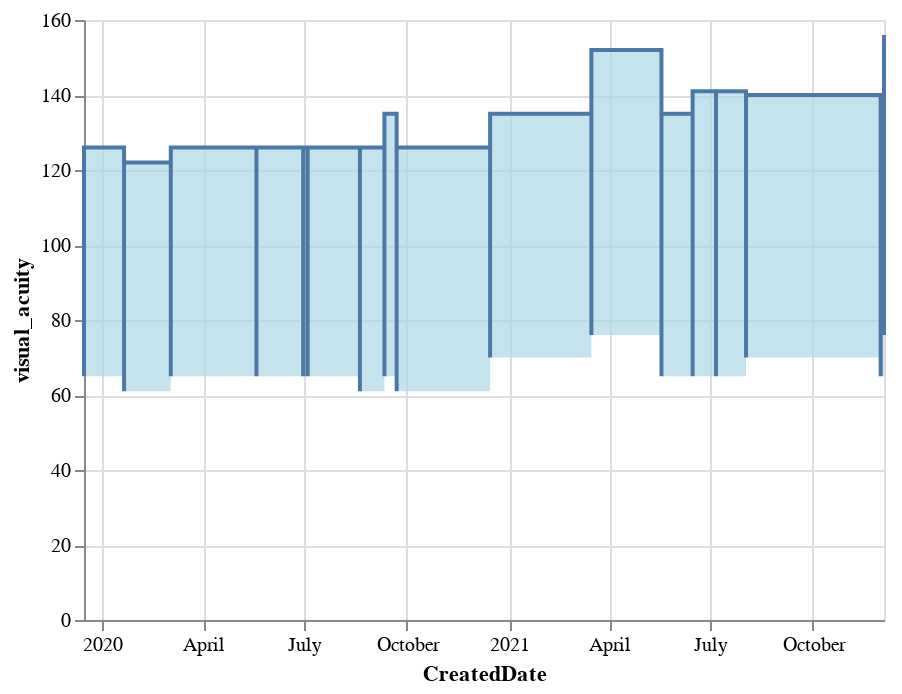

The notebook cell saved with this chart:
### Code cell
import altair as alt

source = pdf

alt.Chart(source).mark_area(
    color="lightblue",
    interpolate='step-after',
    line=True
).encode(
    x='CreatedDate',
    y='visual_acuity'
)

### Figure 1 — Vega-Lite specification as saved in the notebook (floating-point values rounded to 4 significant figures)
{"config": {"view": {"continuousWidth": 400, "continuousHeight": 300}}, "data": {"name": "data-b77340c704506f3672ad5990d6a83158"}, "mark": {"type": "area", "color": "lightblue", "interpolate": "step-after", "line": true}, "encoding": {"x": {"type": "temporal", "field": "CreatedDate"}, "y": {"type": "quantitative", "field": "visual_acuity"}}, "$schema": "https://vega.github.io/schema/vega-lite/v4.8.1.json", "datasets": {"data-b77340c704506f3672ad5990d6a83158": [{"id": "25593", "CreatedDate": "2019-12-16T00:00:00", "Laterality": "Left", "visual_acuity": 65.0, "InjToday": null, "InjNext": null, "NextInt": null}, {"id": "25593", "CreatedDate": "2019-12-16T00:00:00", "Laterality": "Right", "visual_acuity": 61.0, "InjToday": null, "InjNext": null, "NextInt": null}, {"id": "25593", "CreatedDate": "2020-01-21T00:00:00", "Laterality": "Left", "visual_acuity": 61.0, "InjToday": "Eylea", "InjNext": "Eylea", "NextInt": 4.0}, {"id": "25593", "CreatedDate": "2020-01-21T00:00:00", "Laterality": "Right", "visual_acuity": 61.0, "InjToday": "Eylea", "InjNext": "Eylea", "NextInt": 4.0}, {"id": "25593", "CreatedDate": "2020-03-03T00:00:00", "Laterality": "Left", "visual_acuity": 65.0, "InjToday": "Eylea", "InjNext": "Eylea", "NextInt": null}, {"id": "25593", "CreatedDate": "2020-03-03T00:00:00", "Laterality": "Right", "visual_acuity": 61.0, "InjToday": "Eylea", "InjNext": "Eylea", "NextInt": null}, {"id": "25593", "CreatedDate": "2020-05-19T00:00:00", "Laterality": "Left", "visual_acuity": 65.0, "InjToday": "Eylea", "InjNext": "Eylea", "NextInt": 4.0}, {"id": "25593", "CreatedDate": "2020-05-19T00:00:00", "Laterality": "Right", "visual_acuity": 61.0, "InjToday": "Eylea", "InjNext": "Eylea", "NextInt": 4.0}, {"id": "25593", "CreatedDate": "2020-06-30T00:00:00", "Laterality": "Left", "visual_acuity": 65.0, "InjToday": "Eylea", "InjNext": "Eylea", "NextInt": 6.0}, {"id": "25593", "CreatedDate": "2020-06-30T00:00:00", "Laterality": "Right", "visual_acuity": 61.0, "InjToday": "Eylea", "InjNext": "Eylea", "NextInt": 6.0}, {"id": "25593", "CreatedDate": "2020-07-04T00:00:00", "Laterality": "Left", "visual_acuity": 65.0, "InjToday": "Eylea", "InjNext": "Eylea", "NextInt": 5.0}, {"id": "25593", "CreatedDate": "2020-07-04T00:00:00", "Laterality": "Right", "visual_acuity": 61.0, "InjToday": "Eylea", "InjNext": "Eylea", "NextInt": 5.0}, {"id": "25593", "CreatedDate": "2020-08-20T00:00:00", "Laterality": "Right", "visual_acuity": 61.0, "InjToday": "Eylea", "InjNext": "Eylea", "NextInt": 4.0}, {"id": "25593", "CreatedDate": "2020-08-20T00:00:00", "Laterality": "Left", "visual_acuity": 65.0, "InjToday": "Eylea", "InjNext": "Eylea", "NextInt": 4.0}, {"id": "25593", "CreatedDate": "2020-09-11T00:00:00", "Laterality": "Right", "visual_acuity": 65.0, "InjToday": "Eylea", "InjNext": "Eylea", "NextInt": 4.0}, {"id": "25593", "CreatedDate": "2020-09-11T00:00:00", "Laterality": "Left", "visual_acuity": 70.0, "InjToday": "Eylea", "InjNext": "Eylea", "NextInt": 4.0}, {"id": "25593", "CreatedDate": "2020-09-22T00:00:00", "Laterality": "Right", "visual_acuity": 61.0, "InjToday": "Eylea", "InjNext": "Eylea", "NextInt": 4.0}, {"id": "25593", "CreatedDate": "2020-09-22T00:00:00", "Laterality": "Left", "visual_acuity": 65.0, "InjToday": "Eylea", "InjNext": "Eylea", "NextInt": 4.0}, {"id": "25593", "CreatedDate": "2020-12-15T00:00:00", "Laterality": "Left", "visual_acuity": 70.0, "InjToday": "Eylea", "InjNext": "Eylea", "NextInt": 4.0}, {"id": "25593", "CreatedDate": "2020-12-15T00:00:00", "Laterality": "Right", "visual_acuity": 65.0, "InjToday": "Eylea", "InjNext": "Eylea", "NextInt": 4.0}, {"id": "25593", "CreatedDate": "2021-03-16T00:00:00", "Laterality": "Left", "visual_acuity": 76.0, "InjToday": "Eylea", "InjNext": "Eylea", "NextInt": 4.0}, {"id": "25593", "CreatedDate": "2021-03-16T00:00:00", "Laterality": "Right", "visual_acuity": 76.0, "InjToday": "Eylea", "InjNext": "Eylea", "NextInt": 4.0}, {"id": "25593", "CreatedDate": "2021-05-18T00:00:00", "Laterality": "Left", "visual_acuity": 65.0, "InjToday": "Eylea", "InjNext": "Eylea", "NextInt": 4.0}, {"id": "25593", "CreatedDate": "2021-05-18T00:00:00", "Laterality": "Right", "visual_acuity": 70.0, "InjToday": "Eylea", "InjNext": "Eylea", "NextInt": 4.0}, {"id": "25593", "CreatedDate": "2021-06-15T00:00:00", "Laterality": "Left", "visual_acuity": 65.0, "InjToday": null, "InjNext": "Eylea", "NextInt": null}, {"id": "25593", "CreatedDate": "2021-06-15T00:00:00", "Laterality": "Right", "visual_acuity": 76.0, "InjToday": null, "InjNext": "Eylea", "NextInt": null}, {"id": "25593", "CreatedDate": "2021-07-06T00:00:00", "Laterality": "Left", "visual_acuity": 65.0, "InjToday": null, "InjNext": null, "NextInt": null}, {"id": "25593", "CreatedDate": "2021-07-06T00:00:00", "Laterality": "Right", "visual_acuity": 76.0, "InjToday": null, "InjNext": null, "NextInt": null}, {"id": "25593", "CreatedDate": "2021-08-02T00:00:00", "Laterality": "Right", "visual_acuity": 70.0, "InjToday": "Eylea", "InjNext": "Eylea", "NextInt": null}, {"id": "25593", "CreatedDate": "2021-08-02T00:00:00", "Laterality": "Left", "visual_acuity": 70.0, "InjToday": "Eylea", "InjNext": "Eylea", "NextInt": null}, {"id": "25593", "CreatedDate": "2021-12-01T00:00:00", "Laterality": "Right", "visual_acuity": 65.0, "InjToday": "Eylea", "InjNext": "Eylea", "NextInt": 4.0}, {"id": "25593", "CreatedDate": "2021-12-01T00:00:00", "Laterality": "Left", "visual_acuity": 70.0, "InjToday": "Eylea", "InjNext": "Eylea", "NextInt": 4.0}, {"id": "25593", "CreatedDate": "2021-12-04T00:00:00", "Laterality": "Left", "visual_acuity": 76.0, "InjToday": "Eylea", "InjNext": "Eylea", "NextInt": 4.0}, {"id": "25593", "CreatedDate": "2021-12-04T00:00:00", "Laterality": "Right", "visual_acuity": 80.0, "InjToday": "Eylea", "InjNext": "Eylea", "NextInt": 4.0}]}}
